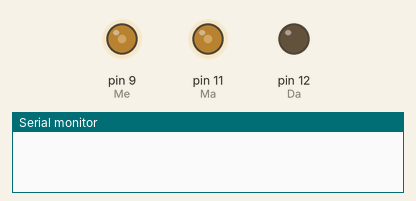
The sketch below on a simulated Arduino Uno, built with avr-gcc and run on an emulated ATmega328P. Shown: output pins drawn as LEDs (lit = HIGH), the last lines printed to the serial monitor.

Above: at 0.1 s.
At 3.1 s:
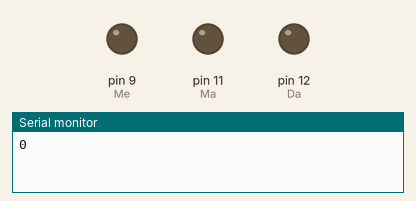
Timing chart, 0 to 4.6 s (numbered marks = the images above):
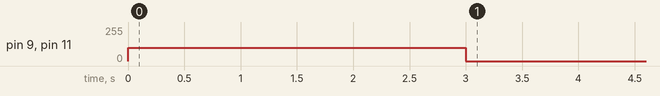

The sketch:

_2motors.ino
```cpp
int i = 0;

const int De = 10;
const int Me = 9;
const int Da = 12;
const int Ma = 11;
void setup() {
  // put your setup code here, to run once:
  pinMode(De, OUTPUT);
  pinMode(Me, OUTPUT);
  pinMode(Da, OUTPUT);
  pinMode(Ma, OUTPUT);
  Serial.begin(9600);

  for(i=0;i<1;i++ )
  {

    analogWrite(Me,100);
    digitalWrite(De,LOW);
    analogWrite(Ma,100);
    digitalWrite(Da,LOW);


    delay(3000);
    Serial.println(i);
  }

  analogWrite(Ma,0);
  analogWrite(Me,0);
}

void loop() {
  // put your main code here, to run repeatedly:


}
```
